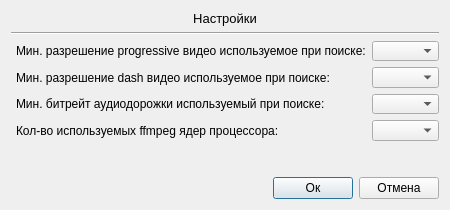
<?xml version="1.0" encoding="UTF-8"?>
<ui version="4.0">
 <class>SettingsWindow</class>
 <widget class="QDialog" name="SettingsWindow">
  <property name="windowModality">
   <enum>Qt::ApplicationModal</enum>
  </property>
  <property name="geometry">
   <rect>
    <x>0</x>
    <y>0</y>
    <width>450</width>
    <height>210</height>
   </rect>
  </property>
  <property name="minimumSize">
   <size>
    <width>450</width>
    <height>210</height>
   </size>
  </property>
  <property name="maximumSize">
   <size>
    <width>450</width>
    <height>210</height>
   </size>
  </property>
  <property name="windowTitle">
   <string>Dialog</string>
  </property>
  <property name="windowIcon">
   <iconset>
    <normaloff>../img/settings-img.png</normaloff>../img/settings-img.png</iconset>
  </property>
  <property name="modal">
   <bool>true</bool>
  </property>
  <layout class="QVBoxLayout" name="verticalLayout">
   <item>
    <widget class="QLabel" name="label">
     <property name="font">
      <font>
       <pointsize>10</pointsize>
      </font>
     </property>
     <property name="text">
      <string>Настройки</string>
     </property>
     <property name="alignment">
      <set>Qt::AlignCenter</set>
     </property>
     <property name="margin">
      <number>0</number>
     </property>
    </widget>
   </item>
   <item>
    <widget class="Line" name="line">
     <property name="orientation">
      <enum>Qt::Horizontal</enum>
     </property>
    </widget>
   </item>
   <item>
    <layout class="QFormLayout" name="formLayout">
     <property name="leftMargin">
      <number>5</number>
     </property>
     <property name="bottomMargin">
      <number>30</number>
     </property>
     <item row="0" column="0">
      <widget class="QLabel" name="label_2">
       <property name="text">
        <string>Мин. разрешение progressive видео используемое при поиске:</string>
       </property>
      </widget>
     </item>
     <item row="0" column="1">
      <widget class="QComboBox" name="minProgressiveResolutionComboBox">
       <property name="maximumSize">
        <size>
         <width>100</width>
         <height>16777215</height>
        </size>
       </property>
      </widget>
     </item>
     <item row="1" column="0">
      <widget class="QLabel" name="label_3">
       <property name="text">
        <string>Мин. разрешение dash видео используемое при поиске:</string>
       </property>
      </widget>
     </item>
     <item row="1" column="1">
      <widget class="QComboBox" name="minDashVideoResolutionComboBox">
       <property name="maximumSize">
        <size>
         <width>100</width>
         <height>16777215</height>
        </size>
       </property>
      </widget>
     </item>
     <item row="2" column="0">
      <widget class="QLabel" name="label_4">
       <property name="text">
        <string>Мин. битрейт аудиодорожки используемый при поиске:</string>
       </property>
      </widget>
     </item>
     <item row="2" column="1">
      <widget class="QComboBox" name="minDashAudioBitrateComboBox">
       <property name="maximumSize">
        <size>
         <width>100</width>
         <height>16777215</height>
        </size>
       </property>
      </widget>
     </item>
     <item row="3" column="0">
      <widget class="QLabel" name="label_9">
       <property name="text">
        <string>Кол-во используемых ffmpeg ядер процессора:</string>
       </property>
      </widget>
     </item>
     <item row="3" column="1">
      <widget class="QComboBox" name="ffmpegThreadsComboBox">
       <property name="maximumSize">
        <size>
         <width>100</width>
         <height>16777215</height>
        </size>
       </property>
      </widget>
     </item>
    </layout>
   </item>
   <item>
    <layout class="QHBoxLayout" name="horizontalLayout">
     <item>
      <spacer name="horizontalSpacer">
       <property name="orientation">
        <enum>Qt::Horizontal</enum>
       </property>
       <property name="sizeHint" stdset="0">
        <size>
         <width>40</width>
         <height>20</height>
        </size>
       </property>
      </spacer>
     </item>
     <item>
      <widget class="QPushButton" name="okButton">
       <property name="text">
        <string>Ок</string>
       </property>
      </widget>
     </item>
     <item>
      <widget class="QPushButton" name="cancelButton">
       <property name="text">
        <string>Отмена</string>
       </property>
      </widget>
     </item>
    </layout>
   </item>
  </layout>
 </widget>
 <resources/>
 <connections/>
</ui>
